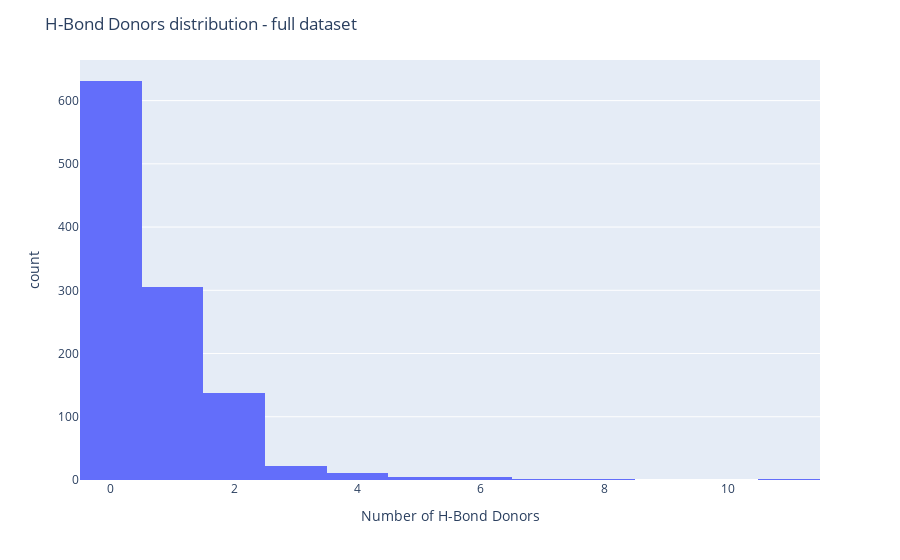
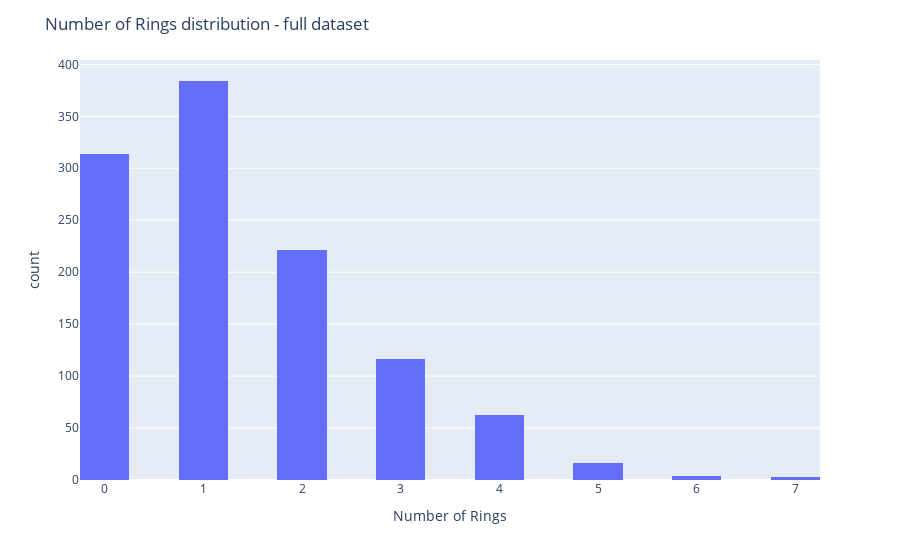
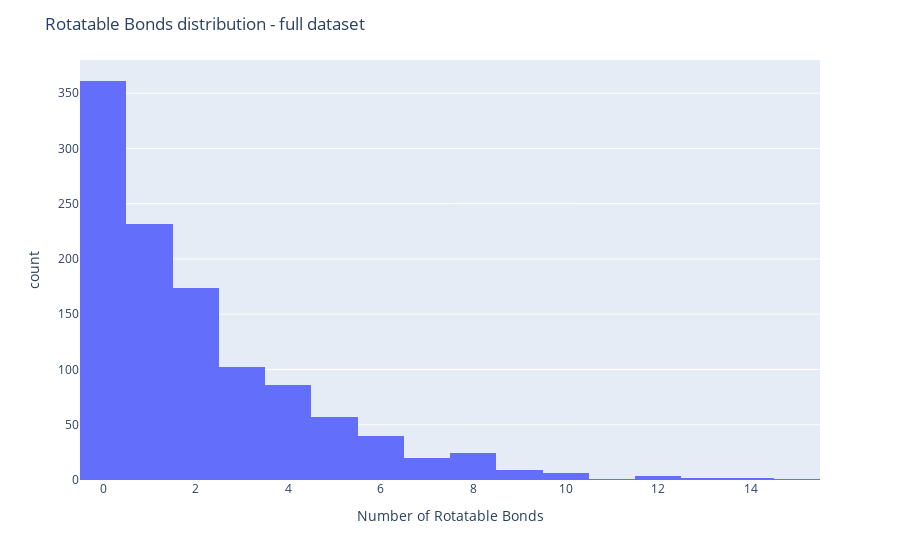

The cell these charts' notebook holds for them, in order:
### Code cell
draw_hist(calculated_properties, "Number of H-Bond Donors", 20, "H-Bond Donors distribution - full dataset")
draw_hist(calculated_properties, "Number of Rings", 20, "Number of Rings distribution - full dataset")
draw_hist(calculated_properties, "Number of Rotatable Bonds", 20, "Rotatable Bonds distribution - full dataset")

### Figure 1 — Plotly figure (JSON) as saved in the notebook; plotly's stock layout.template omitted (floating-point values rounded to 4 significant figures; data arrays with more than 128 entries replaced by an {"elided": "..."} marker saying what was removed)
{"data": [{"alignmentgroup": "True", "bingroup": "x", "hovertemplate": "Number of H-Bond Donors=%{x}<br>count=%{y}<extra></extra>", "legendgroup": "", "marker": {"color": "#636efa", "pattern": {"shape": ""}}, "name": "", "nbinsx": 20, "offsetgroup": "", "orientation": "v", "showlegend": false, "type": "histogram", "x": {"elided": "1121 int values"}, "xaxis": "x", "yaxis": "y"}], "layout": {"barmode": "relative", "legend": {"tracegroupgap": 0}, "margin": {"t": 60}, "title": {"text": "H-Bond Donors distribution - full dataset"}, "xaxis": {"anchor": "y", "domain": [0, 1], "title": {"text": "Number of H-Bond Donors"}}, "yaxis": {"anchor": "x", "domain": [0, 1], "title": {"text": "count"}}}}

### Figure 2 — Plotly figure (JSON) as saved in the notebook; plotly's stock layout.template omitted (floating-point values rounded to 4 significant figures; data arrays with more than 128 entries replaced by an {"elided": "..."} marker saying what was removed)
{"data": [{"alignmentgroup": "True", "bingroup": "x", "hovertemplate": "Number of Rings=%{x}<br>count=%{y}<extra></extra>", "legendgroup": "", "marker": {"color": "#636efa", "pattern": {"shape": ""}}, "name": "", "nbinsx": 20, "offsetgroup": "", "orientation": "v", "showlegend": false, "type": "histogram", "x": {"elided": "1121 int values"}, "xaxis": "x", "yaxis": "y"}], "layout": {"barmode": "relative", "legend": {"tracegroupgap": 0}, "margin": {"t": 60}, "title": {"text": "Number of Rings distribution - full dataset"}, "xaxis": {"anchor": "y", "domain": [0, 1], "title": {"text": "Number of Rings"}}, "yaxis": {"anchor": "x", "domain": [0, 1], "title": {"text": "count"}}}}

### Figure 3 — Plotly figure (JSON) as saved in the notebook; plotly's stock layout.template omitted (floating-point values rounded to 4 significant figures; data arrays with more than 128 entries replaced by an {"elided": "..."} marker saying what was removed)
{"data": [{"alignmentgroup": "True", "bingroup": "x", "hovertemplate": "Number of Rotatable Bonds=%{x}<br>count=%{y}<extra></extra>", "legendgroup": "", "marker": {"color": "#636efa", "pattern": {"shape": ""}}, "name": "", "nbinsx": 20, "offsetgroup": "", "orientation": "v", "showlegend": false, "type": "histogram", "x": {"elided": "1121 int values"}, "xaxis": "x", "yaxis": "y"}], "layout": {"barmode": "relative", "legend": {"tracegroupgap": 0}, "margin": {"t": 60}, "title": {"text": "Rotatable Bonds distribution - full dataset"}, "xaxis": {"anchor": "y", "domain": [0, 1], "title": {"text": "Number of Rotatable Bonds"}}, "yaxis": {"anchor": "x", "domain": [0, 1], "title": {"text": "count"}}}}
